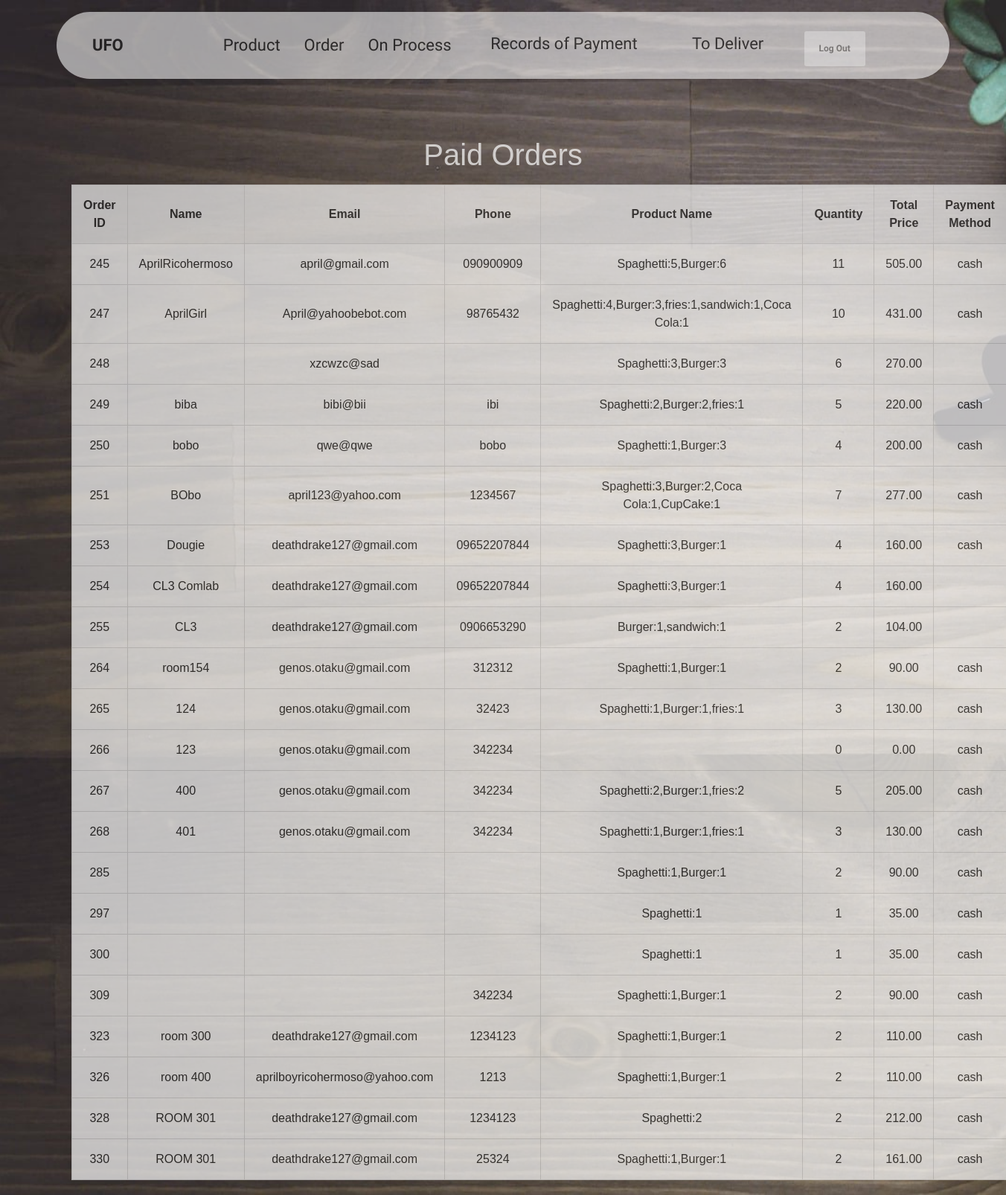
Page /paymentrecords.php on the committed database.
### tables this page shows
CREATE TABLE `to_deliver` (
  `order_id` int(11) NOT NULL,
  `address` varchar(255) NOT NULL,
  `email` varchar(255) NOT NULL,
  `phone` varchar(20) NOT NULL,
  `product_name` varchar(255) NOT NULL,
  `quantity` int(11) NOT NULL,
  `total_price` decimal(10,2) NOT NULL,
  `payment_method` varchar(50) NOT NULL,
  `Paid_By` varchar(255) DEFAULT NULL
);

### paymentrecords.php (the view, shortened to what this page needs)
<!DOCTYPE html>
<html lang="en">
<head>
    <link rel="stylesheet" href="assets/bootstrap/css/bootstrap.min.css">
    <link rel="stylesheet" href="assets/bootstrap/css/bootstrap-grid.min.css">
    <link rel="stylesheet" href="assets/bootstrap/css/bootstrap-reboot.min.css">
    <link rel="stylesheet" href="assets/animatecss/animate.css">
    <link rel="stylesheet" href="assets/dropdown/css/style.css">
    <link rel="stylesheet" href="assets/theme/css/style.css">
    <link rel="stylesheet" href="assets/mobirise/css/mbr-additional.css" type="text/css">
</head>
<body><section data-bs-version="5.1" class="menu menu5 cid-tY2kb0oEHR" once="menu" id="menu05-2d">
        <nav class="navbar navbar-dropdown navbar-fixed-top navbar-expand-lg">
            <div class="container">
                <div class="navbar-brand">
                    <span class="navbar-caption-wrap"><a class="navbar-caption text-black display-4">UFO</a></span>
                </div>
                <div class="collapse navbar-collapse" id="navbarSupportedContent">
                    <ul class="navbar-nav nav-dropdown nav-right" data-app-modern-menu="true">
                        <li class="nav-item">
                            <a class="nav-link link text-black display-4" href="staff.php">Product</a>
                        </li>
                        <li class="nav-item">
                            <a class="nav-link link text-black display-4" href="order.php">Order</a>
                        </li>
                        <li class="nav-item">
                            <a class="nav-link link text-black display-4" href="pm.php">On Process</a>
                        </li>
                        <li>
                            <a class="nav-link link text-black display-4" href="paymentrecords.php">Records of Payment</a>
                        </li>
                        <li>
                            <a class="nav-link link text-black display-4" href="todeliver2.php">To Deliver</a>
                        </li>
                        <li>
                            <strong>
                                <button>
                                    <a class="btn btn-danger display-4" href="index.php">Log Out</a>
                                </button>
                            </strong>
                        </li>
                    </ul>
                </div>
            </div>
        </nav>
    </section>
    <div class="container"><br><br><br><br><br><br><br>
        <h1>Paid Orders</h1>
        <table>
            <thead>
                <tr>
                    <th>Order ID</th>
                    <th>Name</th>
                    <th>Email</th>
                    <th>Phone</th>
                    <th>Product Name</th>
                    <th>Quantity</th>
                    <th>Total Price</th>
                    <th>Payment Method</th>
                </tr>
            </thead>
            <tbody>
                <?php
                $conn = new mysqli('localhost', 'root', '', 'ufo');
                $sql = "SELECT * FROM to_deliver WHERE Paid_By IS NOT NULL AND Paid_By != ''";
                $result = $conn->query($sql);
                if ($result->num_rows > 0) {
                    while($row = $result->fetch_assoc()) {
                        echo "<tr>";
                        echo "<td>" . $row["order_id"] . "</td>";
                        echo "<td>" . $row["address"] . "</td>";
                        echo "<td>" . $row["email"] . "</td>";
                        echo "<td>" . $row["phone"] . "</td>";
                        echo "<td>" . $row["product_name"] . "</td>";
                        echo "<td>" . $row["quantity"] . "</td>";
                        echo "<td>" . $row["total_price"] . "</td>";
                        echo "<td>" . $row["payment_method"] . "</td>";
                        echo "</tr>";
                    }
                } else {
                    echo "<tr><td colspan='9'>No paid orders</td></tr>";
                }
                ?>
            </tbody>
        </table>
    </div>
</body>
</html>

### assets/dropdown/css/style.css (style rules this page uses)
.navbar-dropdown { left: 0; padding: 0; position: absolute; right: 0; top: 0; transition: all 0.45s ease; z-index: 1030; background: #282828; }
.navbar-dropdown .navbar-caption { font-weight: 700; white-space: normal; vertical-align: -4px; line-height: 3.125rem !important; }
.navbar-dropdown .navbar-caption, .navbar-dropdown .navbar-caption:hover { color: inherit; text-decoration: none; }
.navbar-dropdown.navbar-fixed-top { position: fixed; }
.navbar-dropdown .navbar-brand span { vertical-align: -4px; }
.nav-dropdown { font-size: 0.75rem; font-weight: 500; height: auto !important; }
.nav-dropdown .link { margin: .667em 1.667em; font-weight: 500; padding: 0; transition: color .2s ease-in-out; }
.nav-dropdown .link::after, .nav-dropdown .dropdown-item::after { color: inherit; }
.nav-dropdown .btn { font-size: 0.75rem; font-weight: 700; letter-spacing: 0; margin-bottom: 0; padding-left: 1.25rem; padding-right: 1.25rem; }

### assets/theme/css/style.css (style rules this page uses)
section { background-color: #ffffff; }
body { font-style: normal; line-height: 1.5; font-weight: 400; color: #232323; position: relative; }
button { background-color: transparent; border-color: transparent; }
section, .container, .container-fluid { position: relative; word-wrap: break-word; }
a { font-style: normal; font-weight: 400; cursor: pointer; }
a, a:hover { text-decoration: none; }
h1, h2, h3, h4, h5, h6, .display-1, .display-2, .display-4, .display-5, .display-7, span, p, a { line-height: 1; word-break: break-word; word-wrap: break-word; font-weight: 400; }
b, strong { font-weight: bold; }
section { background-position: 50% 50%; background-repeat: no-repeat; background-size: cover; }
.btn { font-weight: 600; border-width: 1px; font-style: normal; margin: 0.6rem 0.6rem; white-space: normal; transition: all 0.2s ease-in-out; display: inline-flex; align-items: center; justify-content: center; word-break: break-word; }
.menu .navbar-brand { display: -webkit-flex; }
.menu .navbar-brand span { display: flex; display: -webkit-flex; }
.menu .navbar-brand .navbar-caption-wrap { display: -webkit-flex; }
@media (min-width: 992px) { .menu .navbar-nav.nav-dropdown { display: -webkit-flex; } }
.navbar { display: -webkit-flex; -webkit-flex-wrap: wrap; -webkit-align-items: center; -webkit-justify-content: space-between; }
.navbar-collapse { -webkit-flex-basis: 100%; -webkit-flex-grow: 1; -webkit-align-items: center; }
.nav-dropdown .link { padding: 0.667em 1.667em !important; margin: 0 !important; }
html, body { height: auto; min-height: 100vh; }
ul, ol, pre, blockquote { margin-bottom: 2.3125rem; }
.container, .container-fluid { padding-left: 16px; padding-right: 16px; }

### paymentrecords.php (style rules this page uses)
body { font-family: 'Arial', sans-serif; margin: 0; padding: 0; background-color: #c9c9c9; background-size: cover; background-repeat: no-repeat; background-repeat: no-repeat; background-image: url('assets/images/mbr-1920x1276.jpg'); background-size: cover; background-repeat: no-repeat; opacity: 70%; }
.container { max-width: 1200px; margin: 0 auto; padding: 20px; }
h1 { color: white; text-align: center; }
table { width: 100%; border-collapse: collapse; margin-top: 20px; box-shadow: 0 0 20px rgba(0, 0, 0, 0.1); background-color: #fff; }
th, td { border: 1px solid #ddd; padding: 15px; text-align: center; }
th { background-color: #f2f2f2; }
.btn { padding: 8px 16px; border: none; border-radius: 3px; cursor: pointer; color: white; transition: background-color 0.3s ease; }

### rows in the picture
to_deliver: order_id "245", address "AprilRicohermoso", email "april@gmail.com", phone "090900909", product_name "Spaghetti:5,Burger:6", quantity "11", total_price "505.00", payment_method "cash"
to_deliver: order_id "247", address "AprilGirl", email "April@yahoobebot.com", phone "98765432", product_name "Spaghetti:4,Burger:3,fries:1,sandwich:1,Coca Cola:1", quantity "10", total_price "431.00", payment_method "cash"
to_deliver: order_id "248", email "xzcwzc@sad", product_name "Spaghetti:3,Burger:3", quantity "6", total_price "270.00"
to_deliver: order_id "249", address "biba", email "bibi@bii", phone "ibi", product_name "Spaghetti:2,Burger:2,fries:1", quantity "5", total_price "220.00", payment_method "cash"
to_deliver: order_id "250", address "bobo", email "qwe@qwe", phone "bobo", product_name "Spaghetti:1,Burger:3", quantity "4", total_price "200.00", payment_method "cash"
to_deliver: order_id "251", address "BObo", email "april123@yahoo.com", phone "1234567", product_name "Spaghetti:3,Burger:2,Coca Cola:1,CupCake:1", quantity "7", total_price "277.00", payment_method "cash"
to_deliver: order_id "253", address "Dougie", email "deathdrake127@gmail.com", phone "09652207844", product_name "Spaghetti:3,Burger:1", quantity "4", total_price "160.00", payment_method "cash"
to_deliver: order_id "254", address "CL3 Comlab", email "deathdrake127@gmail.com", phone "09652207844", product_name "Spaghetti:3,Burger:1", quantity "4", total_price "160.00"
to_deliver: order_id "255", address "CL3", email "deathdrake127@gmail.com", phone "0906653290", product_name "Burger:1,sandwich:1", quantity "2", total_price "104.00"
to_deliver: order_id "264", address "room154", email "genos.otaku@gmail.com", phone "312312", product_name "Spaghetti:1,Burger:1", quantity "2", total_price "90.00", payment_method "cash"
to_deliver: order_id "265", address "124", email "genos.otaku@gmail.com", phone "32423", product_name "Spaghetti:1,Burger:1,fries:1", quantity "3", total_price "130.00", payment_method "cash"
to_deliver: order_id "266", address "123", email "genos.otaku@gmail.com", phone "342234", quantity "0", total_price "0.00", payment_method "cash"
to_deliver: order_id "267", address "400", email "genos.otaku@gmail.com", phone "342234", product_name "Spaghetti:2,Burger:1,fries:2", quantity "5", total_price "205.00", payment_method "cash"
to_deliver: order_id "268", address "401", email "genos.otaku@gmail.com", phone "342234", product_name "Spaghetti:1,Burger:1,fries:1", quantity "3", total_price "130.00", payment_method "cash"
to_deliver: order_id "285", product_name "Spaghetti:1,Burger:1", quantity "2", total_price "90.00", payment_method "cash"
to_deliver: order_id "297", product_name "Spaghetti:1", quantity "1", total_price "35.00", payment_method "cash"
to_deliver: order_id "300", product_name "Spaghetti:1", quantity "1", total_price "35.00", payment_method "cash"
to_deliver: order_id "309", phone "342234", product_name "Spaghetti:1,Burger:1", quantity "2", total_price "90.00", payment_method "cash"
to_deliver: order_id "323", address "room 300", email "deathdrake127@gmail.com", phone "1234123", product_name "Spaghetti:1,Burger:1", quantity "2", total_price "110.00", payment_method "cash"
to_deliver: order_id "326", address "room 400", email "aprilboyricohermoso@yahoo.com", phone "1213", product_name "Spaghetti:1,Burger:1", quantity "2", total_price "110.00", payment_method "cash"
to_deliver: order_id "328", address "ROOM 301", email "deathdrake127@gmail.com", phone "1234123", product_name "Spaghetti:2", quantity "2", total_price "212.00", payment_method "cash"
to_deliver: order_id "330", address "ROOM 301", email "deathdrake127@gmail.com", phone "25324", product_name "Spaghetti:1,Burger:1", quantity "2", total_price "161.00", payment_method "cash"
